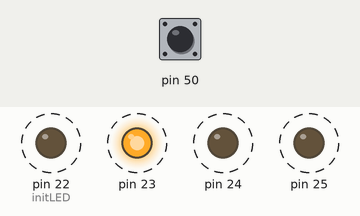
Simulated run of this program. Board: Arduino Mega 2560, built with avr-gcc and run on an emulated ATmega2560. Shown: output pins drawn as LEDs (lit = HIGH). Dashed ring = blinking. The test bench sets the inputs (shaded band); at power-on: pin 50 HIGH.

Above: at 5.05 s.
5.1 s: pin 50 pulled LOW for 0.15 s
At 5.74 s:
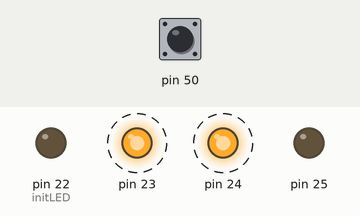
At 7.35 s:
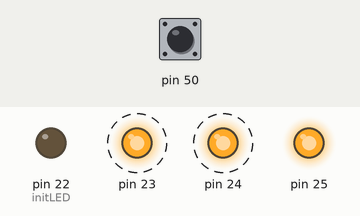
Timing chart, 0 to 14.1 s (numbered marks = the images above; inputs shaded):
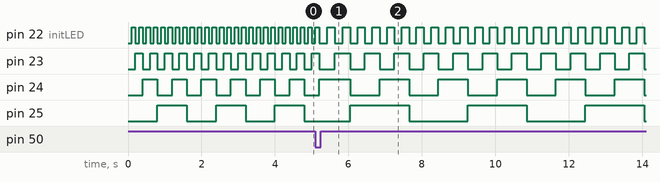

The program:

main.cpp
```cpp
#include <avr/io.h>
#include <avr/interrupt.h>
#include "led.h"
#include "switch.h"
#include "timer.h"

/*
 * States for button handling state machine
 * This helps track what's happening with the button
 */
typedef enum {
    WAIT_PRESS,         // Waiting for button to be pressed
    DEBOUNCE_PRESS,     // Wait a bit after button press to avoid bounce
    WAIT_RELEASE,       // Waiting for button to be released
    DEBOUNCE_RELEASE    // Wait a bit after release to avoid bounce
} State;

// This variable is used by the timer interrupt to count milliseconds
extern volatile unsigned int ms_counter;  // "extern" means it's defined in timer.cpp

// Flag that gets set when button is pressed
// "volatile" tells compiler this can change in an interrupt
volatile bool buttonPressed = false;

// How fast the LEDs will update (start at 100ms)
unsigned int blinkSpeed = 100;

// Current value to display on LEDs (0-15)
unsigned char counterValue = 0;

// Start in the WAIT_PRESS state
State buttonState = WAIT_PRESS;

int main() {
    // Set up all hardware
    initLED();         // Configure LED pins as outputs
    initSwitchPB3();   // Configure the button with pull-up and interrupt
    initTimer0();      // Set up Timer0 with interrupts for timing
    sei();             // Enable global interrupts - now ISRs can run


    // Run forever
    while (1) {
        // Update the LEDs to show current counter value
        // This function handles the bit manipulation in one line
        turnOnLEDWithChar(counterValue);

        // Button state machine to handle press, release, and debouncing
        switch (buttonState) {
            case WAIT_PRESS:
                // If ISR detected a button press...
                if (buttonPressed) {
                    // Move to debounce state
                    buttonState = DEBOUNCE_PRESS;
                    buttonPressed = false;  // Reset the flag for next time
                }
                break;

            case DEBOUNCE_PRESS:
                // Wait 30ms to make sure button press wasn't just noise
                delayMs(30);

                /*
                 Toggle the speed as soon as the button press is debounced
                 This makes the speed change immediately instead of waiting for release
                 Placed here rather than WAIT_PRESS to avoid multiple toggles from button bounce
                 */
                blinkSpeed = (blinkSpeed == 100) ? 200 : 100;

                // Now wait for button to be released
                buttonState = WAIT_RELEASE;
                break;

            case WAIT_RELEASE:
                // Check if button is released (PB3 is high due to pull-up)
                // PINB reads the actual pin state, and PINB3 is bit 3
                if (PINB & (1 << PINB3)) {
                    // Button released, go to debounce release state
                    buttonState = DEBOUNCE_RELEASE;
                }
                break;

            case DEBOUNCE_RELEASE:
                // Wait 20ms to make sure release wasn't just noise
                delayMs(20);

                // Go back to waiting for next press
                // Speed already toggled in DEBOUNCE_PRESS state for immediate response
                buttonState = WAIT_PRESS;
                break;
        }

        // Wait for the current blink speed before updating counter
        // This controls how fast the binary counter increments
        delayMs(blinkSpeed);

        // Increment counter and wrap around when it reaches 16
        counterValue++;
        if (counterValue > 0x0F) {  // 0x0F is hexadecimal for 15
            counterValue = 0;
        }

    }

    return 0;  // This will never actually run (infinite loop above)
}

/*
 * This function runs when the button's pin changes state
 * PCINT0_vect is chosen because PB3 is part of PCINT[7:0] pins
 */
ISR(PCINT0_vect) {
    // Check if button is pressed (PB3 is low)
    // Since a pull-up resistor is used, the pin is normally HIGH
    // and goes LOW when the button is pressed
    if (!(PINB & (1 << PINB3))) {
        buttonPressed = true;  // Set flag for main loop to handle
    }
}

/*
 * Timer0 compare match interrupt happens every 1 millisecond
 * TIMER0_COMPA_vect is used because Timer0 is in CTC mode
 */
ISR(TIMER0_COMPA_vect) {
    ms_counter++;  // Count each millisecond
}
```

led.cpp
```cpp
#include "led.h"
#include <avr/io.h>

void initLED() {
    /*
     Set pins PA0-PA3 as outputs
     DDRx sets the direction of pins (1=output, 0=input)
     */
    DDRA |= (1 << DDA0) | (1 << DDA1) | (1 << DDA2) | (1 << DDA3);

}

void turnOnLEDWithChar(unsigned char num) {
    /*
     This function updates all 4 LEDs in one operation:
     PORTA & 0xF0 keeps the upper 4 bits of PORTA unchanged
     (0xF0 in binary is 11110000, masking to keep bits 4-7)
     num & 0x0F gets the lower 4 bits of num
     (0x0F in binary is 00001111, masking to get bits 0-3)
     Then OR combines the values
     */
    PORTA = (PORTA & 0xF0) | (num & 0x0F);

    // Implemented in one line as required by the lab2 requirements
}
```

led.h
```cpp
#ifndef LED_H
#define LED_H

// Function to initialize LED pins (PA0-PA3) as outputs
// This must be called once at the start of the program
void initLED();

// Function to display a binary pattern on LEDs connected to PA0-PA3
// Takes an unsigned char parameter (0-255) and uses the lower 4 bits
// to set the states of the four LEDs in a single operation
void turnOnLEDWithChar(unsigned char num);

#endif
```

switch.cpp
```cpp
#include "switch.h"
#include <avr/io.h>
#include <avr/interrupt.h>

void initSwitchPB3() {
    // Set PB3 as input
    // Clearing the bit in DDRB makes it an input
    DDRB &= ~(1 << DDB3);

    // Enable pull-up resistor on PB3
    // This keeps the pin HIGH when button is not pressed
    PORTB |= (1 << PORTB3);

    /*
     Enable pin change interrupts for PCINT[7:0] group
     PB3 is part of this group as it's also known as PCINT3
     PCIE0 enables interrupts for the whole PCINT[7:0] group
     */
    PCICR |= (1 << PCIE0);

    // Enable interrupt specifically for PB3 (PCINT3)
    // This way only changes on PB3 will trigger the interrupt
    PCMSK0 |= (1 << PCINT3);
}
```

switch.h
```cpp
#ifndef SWITCH_H
#define SWITCH_H

// Function to initialize the push button on pin PB3
// - Configures PB3 as an input with pull-up resistor
// - Enables pin change interrupt for PB3 (PCINT3)
// This must be called once at the start of the program
void initSwitchPB3();

#endif
```

timer.cpp
```cpp
#include "timer.h"
#include <avr/io.h>          // For AVR I/O definitions
#include <avr/interrupt.h>   // For interrupt handling
#include <Arduino.h>

// Counter for tracking milliseconds in the timer interrupt
// "volatile" tells compiler this changes in an interrupt
volatile unsigned int ms_counter = 0;

void initTimer0() {
    /*
     Setup Timer0 in CTC (Clear Timer on Compare match) mode
     This mode resets the timer when it matches OCR0A value
     */

    // Set WGM00=0, WGM01=1, WGM02=0 for CTC mode
    TCCR0A &= ~(1 << WGM00);  // Clear bit WGM00
    TCCR0A |= (1 << WGM01);   // Set bit WGM01
    TCCR0B &= ~(1 << WGM02);  // Clear bit WGM02

    /*
     For a 16MHz clock with prescaler of 64:
     (16,000,000 / 64) / 250 = 1000Hz = 1ms
     Subtract 1 because the count starts at 0
     */
    OCR0A = 249;  // Target value for comparison (250 counts: 0-249)

    // Enable the Compare Match A interrupt
    // This makes Timer0 trigger the ISR every 1ms
    TIMSK0 |= (1 << OCIE0A);

    /*
     Start the timer with prescaler set to 64
     CS00=1 and CS01=1 sets the prescaler to 64
     The prescaler is set here and left running
     because with interrupts, consistent timing is needed
     */
    TCCR0B |= (1 << CS01) | (1 << CS00);
    TCCR0B &= ~(1 << CS02);
}

void delayMs(unsigned int delay) {
    // Reset the counter at the start of delay
    ms_counter = 0;

    /*
     Wait until counter reaches desired delay amount
     The counter is incremented in the timer ISR
     This is simpler than polling because all the
     timer management happens in the interrupt
     */
    while (ms_counter < delay);
}
```

timer.h
```cpp
#ifndef TIMER_H
#define TIMER_H
#include <avr/io.h>

// Function to initialize Timer0 in CTC mode
// - Sets up the timer but does not start it
// - Configures for precise 1ms timing intervals
// This must be called once at the start of the program
void initTimer0();

// Function to create a precise millisecond delay
// Parameters:
//   delay - Number of milliseconds to wait (works reliably up to 200ms)
// Uses Timer0 to create accurate timing regardless of CPU operations
void delayMs(unsigned int delay);

#endif
```

Measured:
- after the input at 5.1 s, pin 23: alternates HIGH for 0.40 s and LOW for 0.40 s, starting after 0.53 s; pin 24: alternates HIGH for 0.80 s and LOW for 0.80 s, starting after 0.95 s; pin 25: alternates HIGH for 1.6 s and LOW for 1.6 s, starting after 0.95 s
- by itself, pin 22 (initLED): repeats every 0.43 s: LOW 0.23 s, HIGH 0.20 s
- by itself, pin 23: alternates HIGH for 0.20 s and LOW for 0.20 s
- by itself, pin 24: alternates HIGH for 0.40 s and LOW for 0.40 s
- by itself, pin 25: alternates HIGH for 0.80 s and LOW for 0.80 s
